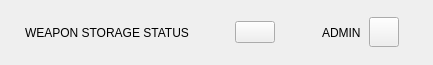
        <widget class="QFrame" name="frame_header">
         <property name="maximumSize">
          <size>
           <width>16777215</width>
           <height>65</height>
          </size>
         </property>
         <layout class="QHBoxLayout" name="horizontalLayout_header">
          <property name="leftMargin">
           <number>25</number>
          </property>
          <property name="rightMargin">
           <number>25</number>
          </property>
          <item>
           <widget class="QLabel" name="labelTitle">
            <property name="text">
             <string>WEAPON STORAGE STATUS</string>
            </property>
           </widget>
          </item>
          <item>
           <spacer name="horizontalSpacer_header">
            <property name="orientation">
             <enum>Qt::Horizontal</enum>
            </property>
            <property name="sizeHint" stdset="0">
             <size>
              <width>40</width>
              <height>20</height>
             </size>
            </property>
           </spacer>
          </item>
          <item>
           <widget class="QPushButton" name="btRefresh">
            <property name="text">
             <string/>
            </property>
            <property name="icon">
             <iconset>
              <normaloff>../assets/icon/arrows-rotate-solid-full.svg</normaloff>../assets/icon/arrows-rotate-solid-full.svg</iconset>
            </property>
           </widget>
          </item>
          <item>
           <widget class="QFrame" name="frame_user">
            <property name="maximumSize">
             <size>
              <width>160</width>
              <height>16777215</height>
             </size>
            </property>
            <layout class="QHBoxLayout" name="horizontalLayout_user">
             <property name="spacing">
              <number>8</number>
             </property>
             <property name="topMargin">
              <number>0</number>
             </property>
             <property name="bottomMargin">
              <number>0</number>
             </property>
             <item>
              <widget class="QLabel" name="labelUserIcon">
               <property name="minimumSize">
                <size>
                 <width>24</width>
                 <height>24</height>
                </size>
               </property>
               <property name="maximumSize">
                <size>
                 <width>24</width>
                 <height>24</height>
                </size>
               </property>
               <property name="text">
                <string/>
               </property>
               <property name="pixmap">
                <pixmap>../assets/icon/user-regular-full.svg</pixmap>
               </property>
               <property name="scaledContents">
                <bool>true</bool>
               </property>
              </widget>
             </item>
             <item>
              <widget class="QLabel" name="lbUser">
               <property name="text">
                <string>ADMIN</string>
               </property>
              </widget>
             </item>
             <item>
              <widget class="QPushButton" name="btLogout">
               <property name="minimumSize">
                <size>
                 <width>30</width>
                 <height>30</height>
                </size>
               </property>
               <property name="maximumSize">
                <size>
                 <width>30</width>
                 <height>30</height>
                </size>
               </property>
               <property name="text">
                <string/>
               </property>
               <property name="icon">
                <iconset>
                 <normaloff>../assets/icon/arrow-right-from-bracket-solid-full.svg</normaloff>../assets/icon/arrow-right-from-bracket-solid-full.svg</iconset>
               </property>
               <property name="iconSize">
                <size>
                 <width>20</width>
                 <height>20</height>
                </size>
               </property>
              </widget>
             </item>
            </layout>
           </widget>
          </item>
         </layout>
        </widget>
